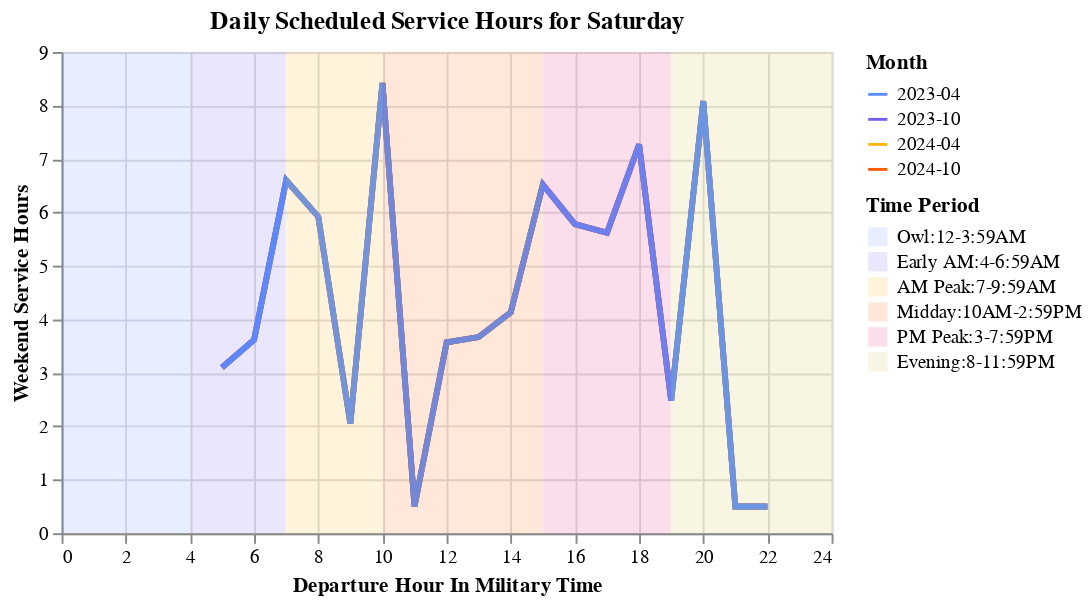

Notebook cell for this chart:
### Code cell
try: 
    display(
    section1.create_service_hour_chart(
        scheduled_service, 
        "Saturday",
        "Weekend Service Hours", 
        ""
    )
)
except:
    pass

### Figure 1 — Vega-Lite specification as saved in the notebook (floating-point values rounded to 4 significant figures)
{"config": {"view": {"continuousWidth": 300, "continuousHeight": 300}}, "layer": [{"data": {"name": "data-76ad4123ad14aadae1b3cdb7951178b2"}, "mark": {"type": "line", "size": 3}, "encoding": {"color": {"field": "Month", "scale": {"range": ["#5b8efd", "#765fec", "#fcb40e", "#fc5c04", "#dd217d", "#ccbb44"]}, "type": "nominal"}, "opacity": {"condition": {"param": "param_2", "value": 1}, "value": 0.2}, "tooltip": [{"field": "Weekend or Weekday", "type": "nominal"}, {"field": "Month", "type": "nominal"}, {"field": "Departure Hour", "type": "quantitative"}, {"field": "Weekend Service Hours", "type": "quantitative"}], "x": {"field": "Departure Hour", "title": "Departure Hour In Military Time", "type": "quantitative"}, "y": {"field": "Weekend Service Hours", "title": "Weekend Service Hours", "type": "quantitative"}}, "name": "view_2", "title": {"text": "Daily Scheduled Service Hours for Saturday", "subtitle": ""}}, {"data": {"name": "data-61fdb03b01e6f6ac9797744d36eb9ca4"}, "mark": {"type": "rect", "opacity": 0.15}, "encoding": {"color": {"field": "time_period", "scale": {"range": ["#5b8efd", "#765fec", "#fcb40e", "#fc5c04", "#dd217d", "#ccbb44"]}, "sort": ["Owl:12-3:59AM", "Early AM:4-6:59AM", "AM Peak:7-9:59AM", "Midday:10AM-2:59PM", "PM Peak:3-7:59PM", "Evening:8-11:59PM"], "title": "Time Period", "type": "nominal"}, "x": {"field": "start", "type": "quantitative"}, "x2": {"field": "stop"}, "y": {"value": 0}, "y2": {"value": 250}}}], "height": 250, "params": [{"name": "param_2", "select": {"type": "point", "fields": ["Month"]}, "bind": "legend", "views": ["view_2"]}], "resolve": {"scale": {"color": "independent"}}, "width": 400, "$schema": "https://vega.github.io/schema/vega-lite/v5.17.0.json", "datasets": {"data-76ad4123ad14aadae1b3cdb7951178b2": [{"Transit Operator": "Bay Area 511 Capitol Corridor Schedule", "Month": "2024-10", "Weekend or Weekday": "Saturday", "Departure Hour": 5, "Weekend Service Hours": 3.1, "Weekday Service Hours": 3.1}, {"Transit Operator": "Bay Area 511 Capitol Corridor Schedule", "Month": "2024-10", "Weekend or Weekday": "Saturday", "Departure Hour": 6, "Weekend Service Hours": 3.62, "Weekday Service Hours": 3.62}, {"Transit Operator": "Bay Area 511 Capitol Corridor Schedule", "Month": "2024-10", "Weekend or Weekday": "Saturday", "Departure Hour": 7, "Weekend Service Hours": 6.6, "Weekday Service Hours": 6.6}, {"Transit Operator": "Bay Area 511 Capitol Corridor Schedule", "Month": "2024-10", "Weekend or Weekday": "Saturday", "Departure Hour": 8, "Weekend Service Hours": 5.92, "Weekday Service Hours": 5.92}, {"Transit Operator": "Bay Area 511 Capitol Corridor Schedule", "Month": "2024-10", "Weekend or Weekday": "Saturday", "Departure Hour": 9, "Weekend Service Hours": 2.05, "Weekday Service Hours": 2.05}, {"Transit Operator": "Bay Area 511 Capitol Corridor Schedule", "Month": "2024-10", "Weekend or Weekday": "Saturday", "Departure Hour": 10, "Weekend Service Hours": 8.42, "Weekday Service Hours": 8.42}, {"Transit Operator": "Bay Area 511 Capitol Corridor Schedule", "Month": "2024-10", "Weekend or Weekday": "Saturday", "Departure Hour": 11, "Weekend Service Hours": 0.5, "Weekday Service Hours": 0.5}, {"Transit Operator": "Bay Area 511 Capitol Corridor Schedule", "Month": "2024-10", "Weekend or Weekday": "Saturday", "Departure Hour": 12, "Weekend Service Hours": 3.57, "Weekday Service Hours": 3.57}, {"Transit Operator": "Bay Area 511 Capitol Corridor Schedule", "Month": "2024-10", "Weekend or Weekday": "Saturday", "Departure Hour": 13, "Weekend Service Hours": 3.67, "Weekday Service Hours": 3.67}, {"Transit Operator": "Bay Area 511 Capitol Corridor Schedule", "Month": "2024-10", "Weekend or Weekday": "Saturday", "Departure Hour": 14, "Weekend Service Hours": 4.13, "Weekday Service Hours": 4.13}, {"Transit Operator": "Bay Area 511 Capitol Corridor Schedule", "Month": "2024-10", "Weekend or Weekday": "Saturday", "Departure Hour": 15, "Weekend Service Hours": 6.52, "Weekday Service Hours": 6.52}, {"Transit Operator": "Bay Area 511 Capitol Corridor Schedule", "Month": "2024-10", "Weekend or Weekday": "Saturday", "Departure Hour": 16, "Weekend Service Hours": 5.78, "Weekday Service Hours": 5.78}, {"Transit Operator": "Bay Area 511 Capitol Corridor Schedule", "Month": "2024-10", "Weekend or Weekday": "Saturday", "Departure Hour": 17, "Weekend Service Hours": 5.62, "Weekday Service Hours": 5.62}, {"Transit Operator": "Bay Area 511 Capitol Corridor Schedule", "Month": "2024-10", "Weekend or Weekday": "Saturday", "Departure Hour": 18, "Weekend Service Hours": 7.27, "Weekday Service Hours": 7.27}, {"Transit Operator": "Bay Area 511 Capitol Corridor Schedule", "Month": "2024-10", "Weekend or Weekday": "Saturday", "Departure Hour": 19, "Weekend Service Hours": 2.48, "Weekday Service Hours": 2.48}, {"Transit Operator": "Bay Area 511 Capitol Corridor Schedule", "Month": "2024-10", "Weekend or Weekday": "Saturday", "Departure Hour": 20, "Weekend Service Hours": 8.08, "Weekday Service Hours": 8.08}, {"Transit Operator": "Bay Area 511 Capitol Corridor Schedule", "Month": "2024-10", "Weekend or Weekday": "Saturday", "Departure Hour": 21, "Weekend Service Hours": 0.5, "Weekday Service Hours": 0.5}, {"Transit Operator": "Bay Area 511 Capitol Corridor Schedule", "Month": "2024-10", "Weekend or Weekday": "Saturday", "Departure Hour": 22, "Weekend Service Hours": 0.5, "Weekday Service Hours": 0.5}, {"Transit Operator": "Bay Area 511 Capitol Corridor Schedule", "Month": "2024-04", "Weekend or Weekday": "Saturday", "Departure Hour": 5, "Weekend Service Hours": 3.1, "Weekday Service Hours": 3.1}, {"Transit Operator": "Bay Area 511 Capitol Corridor Schedule", "Month": "2024-04", "Weekend or Weekday": "Saturday", "Departure Hour": 6, "Weekend Service Hours": 3.62, "Weekday Service Hours": 3.62}, {"Transit Operator": "Bay Area 511 Capitol Corridor Schedule", "Month": "2024-04", "Weekend or Weekday": "Saturday", "Departure Hour": 7, "Weekend Service Hours": 6.6, "Weekday Service Hours": 6.6}, {"Transit Operator": "Bay Area 511 Capitol Corridor Schedule", "Month": "2024-04", "Weekend or Weekday": "Saturday", "Departure Hour": 8, "Weekend Service Hours": 5.92, "Weekday Service Hours": 5.92}, {"Transit Operator": "Bay Area 511 Capitol Corridor Schedule", "Month": "2024-04", "Weekend or Weekday": "Saturday", "Departure Hour": 9, "Weekend Service Hours": 2.05, "Weekday Service Hours": 2.05}, {"Transit Operator": "Bay Area 511 Capitol Corridor Schedule", "Month": "2024-04", "Weekend or Weekday": "Saturday", "Departure Hour": 10, "Weekend Service Hours": 8.42, "Weekday Service Hours": 8.42}, {"Transit Operator": "Bay Area 511 Capitol Corridor Schedule", "Month": "2024-04", "Weekend or Weekday": "Saturday", "Departure Hour": 11, "Weekend Service Hours": 0.5, "Weekday Service Hours": 0.5}, {"Transit Operator": "Bay Area 511 Capitol Corridor Schedule", "Month": "2024-04", "Weekend or Weekday": "Saturday", "Departure Hour": 12, "Weekend Service Hours": 3.57, "Weekday Service Hours": 3.57}, {"Transit Operator": "Bay Area 511 Capitol Corridor Schedule", "Month": "2024-04", "Weekend or Weekday": "Saturday", "Departure Hour": 13, "Weekend Service Hours": 3.67, "Weekday Service Hours": 3.67}, {"Transit Operator": "Bay Area 511 Capitol Corridor Schedule", "Month": "2024-04", "Weekend or Weekday": "Saturday", "Departure Hour": 14, "Weekend Service Hours": 4.13, "Weekday Service Hours": 4.13}, {"Transit Operator": "Bay Area 511 Capitol Corridor Schedule", "Month": "2024-04", "Weekend or Weekday": "Saturday", "Departure Hour": 15, "Weekend Service Hours": 6.52, "Weekday Service Hours": 6.52}, {"Transit Operator": "Bay Area 511 Capitol Corridor Schedule", "Month": "2024-04", "Weekend or Weekday": "Saturday", "Departure Hour": 16, "Weekend Service Hours": 5.78, "Weekday Service Hours": 5.78}, {"Transit Operator": "Bay Area 511 Capitol Corridor Schedule", "Month": "2024-04", "Weekend or Weekday": "Saturday", "Departure Hour": 17, "Weekend Service Hours": 5.62, "Weekday Service Hours": 5.62}, {"Transit Operator": "Bay Area 511 Capitol Corridor Schedule", "Month": "2024-04", "Weekend or Weekday": "Saturday", "Departure Hour": 18, "Weekend Service Hours": 7.27, "Weekday Service Hours": 7.27}, {"Transit Operator": "Bay Area 511 Capitol Corridor Schedule", "Month": "2024-04", "Weekend or Weekday": "Saturday", "Departure Hour": 19, "Weekend Service Hours": 2.48, "Weekday Service Hours": 2.48}, {"Transit Operator": "Bay Area 511 Capitol Corridor Schedule", "Month": "2024-04", "Weekend or Weekday": "Saturday", "Departure Hour": 20, "Weekend Service Hours": 8.08, "Weekday Service Hours": 8.08}, {"Transit Operator": "Bay Area 511 Capitol Corridor Schedule", "Month": "2024-04", "Weekend or Weekday": "Saturday", "Departure Hour": 21, "Weekend Service Hours": 0.5, "Weekday Service Hours": 0.5}, {"Transit Operator": "Bay Area 511 Capitol Corridor Schedule", "Month": "2024-04", "Weekend or Weekday": "Saturday", "Departure Hour": 22, "Weekend Service Hours": 0.5, "Weekday Service Hours": 0.5}, {"Transit Operator": "Bay Area 511 Capitol Corridor Schedule", "Month": "2023-10", "Weekend or Weekday": "Saturday", "Departure Hour": 5, "Weekend Service Hours": 3.1, "Weekday Service Hours": 3.1}, {"Transit Operator": "Bay Area 511 Capitol Corridor Schedule", "Month": "2023-10", "Weekend or Weekday": "Saturday", "Departure Hour": 6, "Weekend Service Hours": 3.62, "Weekday Service Hours": 3.62}, {"Transit Operator": "Bay Area 511 Capitol Corridor Schedule", "Month": "2023-10", "Weekend or Weekday": "Saturday", "Departure Hour": 7, "Weekend Service Hours": 6.6, "Weekday Service Hours": 6.6}, {"Transit Operator": "Bay Area 511 Capitol Corridor Schedule", "Month": "2023-10", "Weekend or Weekday": "Saturday", "Departure Hour": 8, "Weekend Service Hours": 5.92, "Weekday Service Hours": 5.92}, {"Transit Operator": "Bay Area 511 Capitol Corridor Schedule", "Month": "2023-10", "Weekend or Weekday": "Saturday", "Departure Hour": 9, "Weekend Service Hours": 2.05, "Weekday Service Hours": 2.05}, {"Transit Operator": "Bay Area 511 Capitol Corridor Schedule", "Month": "2023-10", "Weekend or Weekday": "Saturday", "Departure Hour": 10, "Weekend Service Hours": 8.42, "Weekday Service Hours": 8.42}, {"Transit Operator": "Bay Area 511 Capitol Corridor Schedule", "Month": "2023-10", "Weekend or Weekday": "Saturday", "Departure Hour": 11, "Weekend Service Hours": 0.5, "Weekday Service Hours": 0.5}, {"Transit Operator": "Bay Area 511 Capitol Corridor Schedule", "Month": "2023-10", "Weekend or Weekday": "Saturday", "Departure Hour": 12, "Weekend Service Hours": 3.57, "Weekday Service Hours": 3.57}, {"Transit Operator": "Bay Area 511 Capitol Corridor Schedule", "Month": "2023-10", "Weekend or Weekday": "Saturday", "Departure Hour": 13, "Weekend Service Hours": 3.67, "Weekday Service Hours": 3.67}, {"Transit Operator": "Bay Area 511 Capitol Corridor Schedule", "Month": "2023-10", "Weekend or Weekday": "Saturday", "Departure Hour": 14, "Weekend Service Hours": 4.13, "Weekday Service Hours": 4.13}, {"Transit Operator": "Bay Area 511 Capitol Corridor Schedule", "Month": "2023-10", "Weekend or Weekday": "Saturday", "Departure Hour": 15, "Weekend Service Hours": 6.52, "Weekday Service Hours": 6.52}, {"Transit Operator": "Bay Area 511 Capitol Corridor Schedule", "Month": "2023-10", "Weekend or Weekday": "Saturday", "Departure Hour": 16, "Weekend Service Hours": 5.78, "Weekday Service Hours": 5.78}, {"Transit Operator": "Bay Area 511 Capitol Corridor Schedule", "Month": "2023-10", "Weekend or Weekday": "Saturday", "Departure Hour": 17, "Weekend Service Hours": 5.62, "Weekday Service Hours": 5.62}, {"Transit Operator": "Bay Area 511 Capitol Corridor Schedule", "Month": "2023-10", "Weekend or Weekday": "Saturday", "Departure Hour": 18, "Weekend Service Hours": 7.27, "Weekday Service Hours": 7.27}, {"Transit Operator": "Bay Area 511 Capitol Corridor Schedule", "Month": "2023-10", "Weekend or Weekday": "Saturday", "Departure Hour": 19, "Weekend Service Hours": 2.48, "Weekday Service Hours": 2.48}, {"Transit Operator": "Bay Area 511 Capitol Corridor Schedule", "Month": "2023-10", "Weekend or Weekday": "Saturday", "Departure Hour": 20, "Weekend Service Hours": 8.08, "Weekday Service Hours": 8.08}, {"Transit Operator": "Bay Area 511 Capitol Corridor Schedule", "Month": "2023-10", "Weekend or Weekday": "Saturday", "Departure Hour": 21, "Weekend Service Hours": 0.5, "Weekday Service Hours": 0.5}, {"Transit Operator": "Bay Area 511 Capitol Corridor Schedule", "Month": "2023-10", "Weekend or Weekday": "Saturday", "Departure Hour": 22, "Weekend Service Hours": 0.5, "Weekday Service Hours": 0.5}, {"Transit Operator": "Bay Area 511 Capitol Corridor Schedule", "Month": "2023-04", "Weekend or Weekday": "Saturday", "Departure Hour": 5, "Weekend Service Hours": 3.1, "Weekday Service Hours": 3.1}, {"Transit Operator": "Bay Area 511 Capitol Corridor Schedule", "Month": "2023-04", "Weekend or Weekday": "Saturday", "Departure Hour": 6, "Weekend Service Hours": 3.62, "Weekday Service Hours": 3.62}, {"Transit Operator": "Bay Area 511 Capitol Corridor Schedule", "Month": "2023-04", "Weekend or Weekday": "Saturday", "Departure Hour": 7, "Weekend Service Hours": 6.6, "Weekday Service Hours": 6.6}, {"Transit Operator": "Bay Area 511 Capitol Corridor Schedule", "Month": "2023-04", "Weekend or Weekday": "Saturday", "Departure Hour": 8, "Weekend Service Hours": 5.92, "Weekday Service Hours": 5.92}, {"Transit Operator": "Bay Area 511 Capitol Corridor Schedule", "Month": "2023-04", "Weekend or Weekday": "Saturday", "Departure Hour": 9, "Weekend Service Hours": 2.05, "Weekday Service Hours": 2.05}, {"Transit Operator": "Bay Area 511 Capitol Corridor Schedule", "Month": "2023-04", "Weekend or Weekday": "Saturday", "Departure Hour": 10, "Weekend Service Hours": 8.42, "Weekday Service Hours": 8.42}, {"Transit Operator": "Bay Area 511 Capitol Corridor Schedule", "Month": "2023-04", "Weekend or Weekday": "Saturday", "Departure Hour": 11, "Weekend Service Hours": 0.5, "Weekday Service Hours": 0.5}, {"Transit Operator": "Bay Area 511 Capitol Corridor Schedule", "Month": "2023-04", "Weekend or Weekday": "Saturday", "Departure Hour": 12, "Weekend Service Hours": 3.57, "Weekday Service Hours": 3.57}, {"Transit Operator": "Bay Area 511 Capitol Corridor Schedule", "Month": "2023-04", "Weekend or Weekday": "Saturday", "Departure Hour": 13, "Weekend Service Hours": 3.67, "Weekday Service Hours": 3.67}, {"Transit Operator": "Bay Area 511 Capitol Corridor Schedule", "Month": "2023-04", "Weekend or Weekday": "Saturday", "Departure Hour": 14, "Weekend Service Hours": 4.13, "Weekday Service Hours": 4.13}, {"Transit Operator": "Bay Area 511 Capitol Corridor Schedule", "Month": "2023-04", "Weekend or Weekday": "Saturday", "Departure Hour": 15, "Weekend Service Hours": 6.52, "Weekday Service Hours": 6.52}, {"Transit Operator": "Bay Area 511 Capitol Corridor Schedule", "Month": "2023-04", "Weekend or Weekday": "Saturday", "Departure Hour": 16, "Weekend Service Hours": 5.78, "Weekday Service Hours": 5.78}, {"Transit Operator": "Bay Area 511 Capitol Corridor Schedule", "Month": "2023-04", "Weekend or Weekday": "Saturday", "Departure Hour": 17, "Weekend Service Hours": 5.62, "Weekday Service Hours": 5.62}, {"Transit Operator": "Bay Area 511 Capitol Corridor Schedule", "Month": "2023-04", "Weekend or Weekday": "Saturday", "Departure Hour": 18, "Weekend Service Hours": 7.27, "Weekday Service Hours": 7.27}, {"Transit Operator": "Bay Area 511 Capitol Corridor Schedule", "Month": "2023-04", "Weekend or Weekday": "Saturday", "Departure Hour": 19, "Weekend Service Hours": 2.48, "Weekday Service Hours": 2.48}, {"Transit Operator": "Bay Area 511 Capitol Corridor Schedule", "Month": "2023-04", "Weekend or Weekday": "Saturday", "Departure Hour": 20, "Weekend Service Hours": 8.08, "Weekday Service Hours": 8.08}, {"Transit Operator": "Bay Area 511 Capitol Corridor Schedule", "Month": "2023-04", "Weekend or Weekday": "Saturday", "Departure Hour": 21, "Weekend Service Hours": 0.5, "Weekday Service Hours": 0.5}, {"Transit Operator": "Bay Area 511 Capitol Corridor Schedule", "Month": "2023-04", "Weekend or Weekday": "Saturday", "Departure Hour": 22, "Weekend Service Hours": 0.5, "Weekday Service Hours": 0.5}], "data-61fdb03b01e6f6ac9797744d36eb9ca4": [{"index": 0, "start": 0, "stop": 3.99, "time_period": "Owl:12-3:59AM"}, {"index": 1, "start": 4, "stop": 6.99, "time_period": "Early AM:4-6:59AM"}, {"index": 2, "start": 7, "stop": 9.99, "time_period": "AM Peak:7-9:59AM"}, {"index": 3, "start": 10, "stop": 14.99, "time_period": "Midday:10AM-2:59PM"}, {"index": 4, "start": 15, "stop": 18.99, "time_period": "PM Peak:3-7:59PM"}, {"index": 5, "start": 19, "stop": 24.0, "time_period": "Evening:8-11:59PM"}]}}
